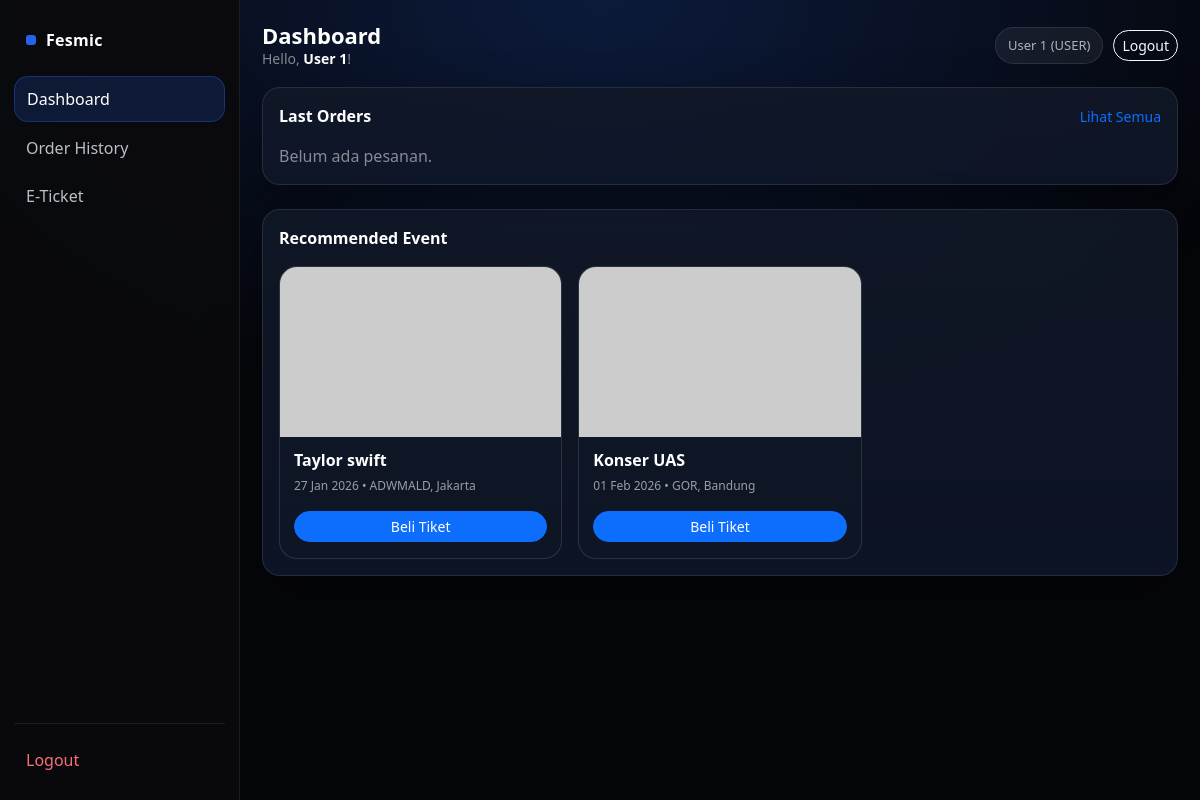
The page /views/user/dashboard.php (signed in) on the database as committed earlier.
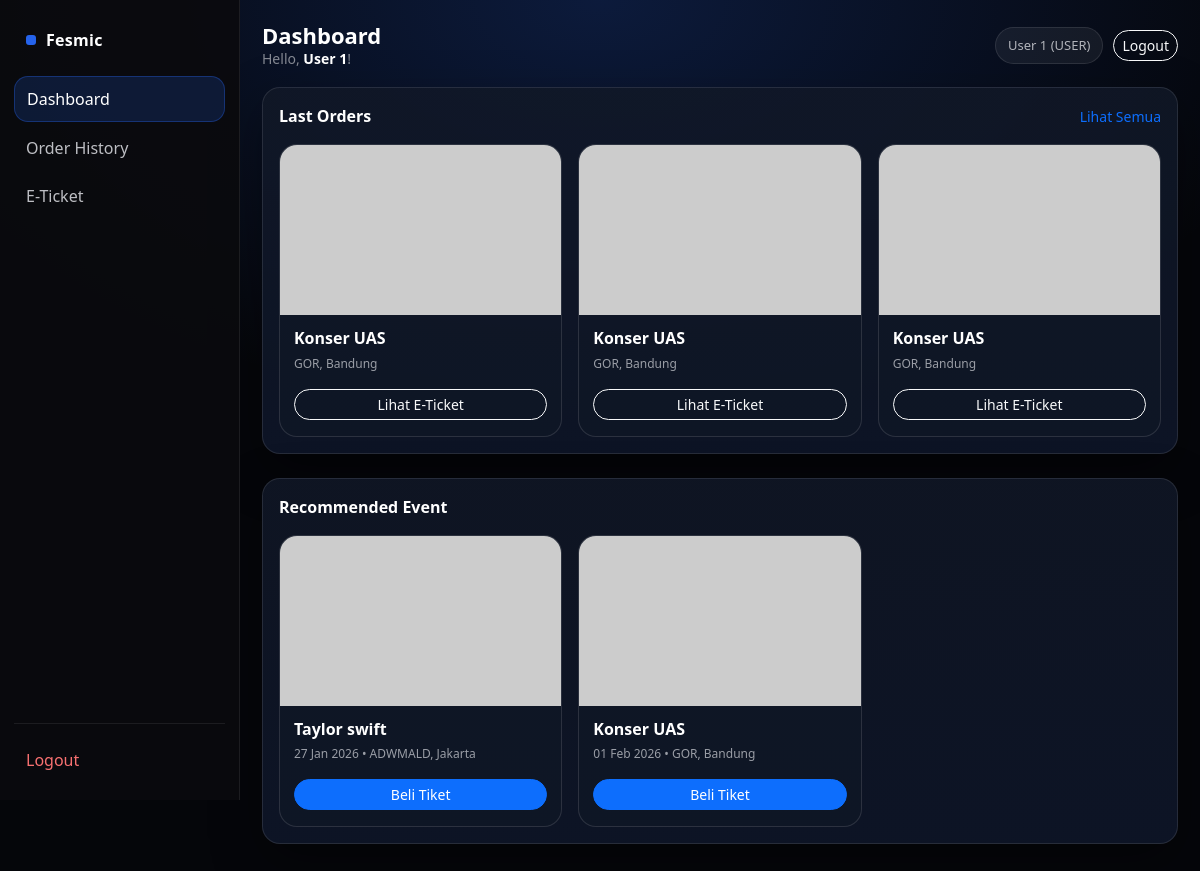
The same page on the database as committed later.
### tables this page shows
CREATE TABLE `events` (
  `id` int(11) NOT NULL,
  `created_by` int(11) NOT NULL,
  `title` varchar(200) NOT NULL,
  `description` text DEFAULT NULL,
  `venue` varchar(150) DEFAULT NULL,
  `city` varchar(100) DEFAULT NULL,
  `event_date` date NOT NULL,
  `start_time` time DEFAULT NULL,
  `end_time` time DEFAULT NULL,
  `poster_url` varchar(255) DEFAULT NULL,
  `status` varchar(30) NOT NULL DEFAULT 'ACTIVE',
  `created_at` datetime NOT NULL DEFAULT current_timestamp(),
  `updated_at` datetime NOT NULL DEFAULT current_timestamp() ON UPDATE current_timestamp()
);

CREATE TABLE `orders` (
  `id` int(11) NOT NULL,
  `user_id` int(11) NOT NULL,
  `order_code` varchar(60) NOT NULL,
  `order_date` datetime NOT NULL DEFAULT current_timestamp(),
  `status` varchar(30) NOT NULL DEFAULT 'PENDING',
  `total_amount` decimal(12,2) NOT NULL DEFAULT 0.00,
  `created_at` datetime NOT NULL DEFAULT current_timestamp(),
  `updated_at` datetime NOT NULL DEFAULT current_timestamp() ON UPDATE current_timestamp()
);

### views/_init.php (called while the page is built, shortened)
<?php
function e(string $s): string {
  return htmlspecialchars($s, ENT_QUOTES, 'UTF-8');
}
function current_user(): ?array {
  return $_SESSION['user'] ?? null;
}
function require_login(): array {
  $u = current_user();
  return $u;
}

### views/user/dashboard.php (the view, shortened to what this page needs)
<?php
require_once __DIR__ . '/../_init.php';
$u = require_login();
$pdo = db();
function img_src(?string $url): string {
  $url = trim((string)$url);
  if ($url === '') return 'https://via.placeholder.com/800x500?text=Poster';
  return BASE_URL . '/public/img/' . $url;
}
$st = $pdo->prepare("
  SELECT
    o.id,
    o.order_code,
    o.status,
    o.order_date,
    MIN(e.title) AS event_name,
    MIN(e.poster_url) AS poster_url,
    MIN(e.event_date) AS event_date,
    MIN(e.venue) AS venue,
    MIN(e.city) AS city
  FROM orders o
  JOIN order_items oi ON oi.order_id = o.id
  JOIN ticket_types tt ON tt.id = oi.ticket_type_id
  JOIN events e ON e.id = tt.event_id
  WHERE o.user_id = ?
  GROUP BY o.id, o.order_code, o.status, o.order_date
  ORDER BY o.order_date DESC
  LIMIT 3
");
$st->execute([$u['id']]);
$last_orders = $st->fetchAll(PDO::FETCH_ASSOC);
$recommended = $pdo->query("
  SELECT id, title, poster_url, event_date, venue, city
  FROM events
  WHERE status = 'ACTIVE'
  ORDER BY event_date ASC, id ASC
  LIMIT 6
")->fetchAll(PDO::FETCH_ASSOC);
require __DIR__ . '/../layout/header.php';
?>
<div class="app-shell">
  <?php require __DIR__ . '/../layout/user_sidebar.php'; ?>
  <main class="app-main">
    <div class="app-inner">
      <div class="app-topbar">
        <div>
          <h1 class="app-title m-0">Dashboard</h1>
          <div class="text-white-50 small">Hello, <span class="text-white fw-semibold"><?= e($u['name']) ?></span>!</div>
        </div>
        <div class="app-user">
          <div class="app-pill"><?= e($u['name']) ?> (USER)</div>
          <a class="btn btn-outline-light btn-sm rounded-pill" href="<?= e(BASE_URL . '/views/auth/logout.php') ?>">Logout</a>
        </div>
      </div>
      <div class="panel p-3 mb-4">
        <div class="d-flex justify-content-between align-items-center mb-3">
          <div class="fw-semibold text-white">Last Orders</div>
          <a class="link-primary text-decoration-none small" href="events.php">Lihat Semua</a>
        </div>
        <?php if (!$last_orders): ?>
          <div class="text-white-50">Belum ada pesanan.</div>
        <?php else: ?>
          <div class="row g-3">
            <?php foreach ($last_orders as $o): ?>
              <?php
                $loc = trim((string)($o['venue'] ?? ''));
                $city = trim((string)($o['city'] ?? ''));
                $location = trim($loc . ($city !== '' ? ', ' . $city : ''));
                $location = $location !== '' ? $location : '-';
              ?>
              <div class="col-md-4">
                <div class="event-card">
                  <div class="event-card__img">
                    <img src="<?= e(img_src($o['poster_url'] ?? '')) ?>" alt="">
                  </div>
                  <div class="event-card__body">
                    <div class="event-card__title"><?= e($o['event_name'] ?? '-') ?></div>
                    <div class="event-card__meta"><?= e($location) ?></div>
                    <a class="btn btn-outline-light btn-sm w-100 rounded-pill mt-3" href="eticket.php?id=<?= (int)$o['id'] ?>">Lihat E-Ticket</a>
                  </div>
                </div>
              </div>
            <?php endforeach; ?>
          </div>
        <?php endif; ?>
      </div>
      <div class="panel p-3">
        <div class="fw-semibold text-white mb-3">Recommended Event</div>
        <?php if (!$recommended): ?>
          <div class="text-white-50">Belum ada event aktif.</div>
        <?php else: ?>
          <div class="row g-3">
            <?php foreach ($recommended as $ev): ?>
              <?php
                $loc = trim((string)($ev['venue'] ?? ''));
                $city = trim((string)($ev['city'] ?? ''));
                $location = trim($loc . ($city !== '' ? ', ' . $city : ''));
                $location = $location !== '' ? $location : '-';
                $d = $ev['event_date'] ?? null;
                $dateTxt = $d ? date('d M Y', strtotime($d)) : '-';
              ?>
              <div class="col-md-4">
                <div class="event-card">
                  <div class="event-card__img">
                    <img src="<?= e(img_src($ev['poster_url'] ?? '')) ?>" alt="">
                  </div>
                  <div class="event-card__body">
                    <div class="event-card__title"><?= e($ev['title'] ?? '-') ?></div>
                    <div class="event-card__meta"><?= e($dateTxt) ?> • <?= e($location) ?></div>
                    <a class="btn btn-primary btn-sm w-100 rounded-pill mt-3" href="buy_process.php?event_id=<?= (int)$ev['id'] ?>">Beli Tiket</a>
                  </div>
                </div>
              </div>
            <?php endforeach; ?>
          </div>
        <?php endif; ?>
      </div>
    </div>
  </main>
</div>
<?php require __DIR__ . '/../layout/footer.php'; ?>

### views/layout/header.php (shortened to what this page needs)
<!doctype html>
<html lang="id">
<head>
  <link href="https://cdn.jsdelivr.net/npm/bootstrap@5.3.3/dist/css/bootstrap.min.css" rel="stylesheet">
  <link rel="stylesheet" href="<?= e(BASE_URL . '/public/assets/app.css') ?>">
</head>
<body class="app-body">

### views/layout/user_sidebar.php
<?php
$script = basename($_SERVER['SCRIPT_NAME'] ?? '');
function user_nav_active(string $file, string $script): string { return $script === $file ? 'active' : ''; }
?>
<aside class="app-sidebar d-flex flex-column">
  <a class="app-brand" href="dashboard.php">
    <span class="app-dot"></span>
    <span>Fesmic</span>
  </a>
  <div class="app-nav d-flex flex-column gap-1">
    <a class="<?= e(user_nav_active('dashboard.php', $script)) ?>" href="dashboard.php">Dashboard</a>
    <a class="<?= e(user_nav_active('history.php', $script)) ?>" href="history.php">Order History</a>
    <a class="<?= e(user_nav_active('eticket.php', $script)) ?>" href="eticket.php">E-Ticket</a>
  </div>
  <div class="app-sidebar-footer">
    <a class="app-logout" href="<?= e(BASE_URL . '/views/auth/logout.php') ?>">Logout</a>
  </div>
</aside>

### views/layout/footer.php (shortened to what this page needs)
</body>
</html>

### public/assets/app.css (style rules this page uses)
.app-shell { min-height: 100vh; display: flex; background: radial-gradient( 1200px 700px at 50% 0%, rgba(37, 99, 235, 0.22), transparent 60% ), #05060a; }
.app-sidebar { width: 240px; flex: 0 0 240px; height: 100vh; position: sticky; top: 0; padding: 18px 14px; background: rgba(10, 10, 14, 0.92); border-right: 1px solid rgba(255, 255, 255, 0.08); }
.app-brand { display: flex; align-items: center; gap: 10px; padding: 10px 12px; border-radius: 14px; color: #fff; text-decoration: none; font-weight: 700; letter-spacing: 0.3px; }
.app-dot { width: 10px; height: 10px; border-radius: 3px; background: #2563eb; }
.app-nav { margin-top: 14px; }
.app-nav a { display: flex; align-items: center; gap: 10px; padding: 10px 12px; border-radius: 14px; color: rgba(229, 231, 235, 0.82); text-decoration: none; }
.app-nav a.active { background: rgba(37, 99, 235, 0.18); border: 1px solid rgba(37, 99, 235, 0.35); color: #fff; }
.app-sidebar-footer { margin-top: auto; padding-top: 14px; border-top: 1px solid rgba(255, 255, 255, 0.08); }
.app-main { flex: 1; padding: 22px 22px 40px; }
.app-inner { max-width: 1180px; }
.app-topbar { display: flex; align-items: center; justify-content: space-between; gap: 14px; margin-bottom: 18px; }
.app-title { font-size: 22px; font-weight: 700; margin: 0; color: #fff; }
.app-user { display: flex; align-items: center; gap: 10px; color: rgba(229, 231, 235, 0.75); }
.app-pill { padding: 8px 12px; border-radius: 999px; background: rgba(255, 255, 255, 0.06); border: 1px solid rgba(255, 255, 255, 0.1); font-size: 13px; }
.panel { background: linear-gradient( 180deg, rgba(17, 24, 39, 0.86), rgba(15, 23, 42, 0.86) ); border: 1px solid rgba(255, 255, 255, 0.1); border-radius: 18px; box-shadow: 0 18px 50px rgba(0, 0, 0, 0.35); }
body { min-height: 100vh; margin: 0; background: radial-gradient( 1200px 700px at 50% 0%, rgba(37, 99, 235, 0.22), transparent 60% ), #05060a; color: #fff; }
.app-body { min-height: 100vh; background: radial-gradient( 1200px 700px at 50% 0%, rgba(37, 99, 235, 0.22), transparent 60% ), #05060a; color: #fff; }
.app-logout { display: block; padding: 10px 12px; border-radius: 14px; color: #f87171; text-decoration: none; }
.event-card { background: rgba(17, 24, 39, 0.55); border: 1px solid rgba(255, 255, 255, 0.12); border-radius: 18px; overflow: hidden; }
.event-card__img img { width: 100%; height: 170px; object-fit: cover; display: block; }
.event-card__body { padding: 14px 14px 16px; }
.event-card__title { font-weight: 800; color: #fff; line-height: 1.2; }
.event-card__meta { margin-top: 6px; color: rgba(229, 231, 235, 0.65); font-size: 12px; }

Rows that differ between the two databases and show on the page:
added orders: event_name "Konser UAS", location "GOR, Bandung"
added orders: event_name "Konser UAS", location "GOR, Bandung"
added orders: event_name "Konser UAS", location "GOR, Bandung"
Other text that changed with them:
text no longer shown: "Belum ada pesanan."
